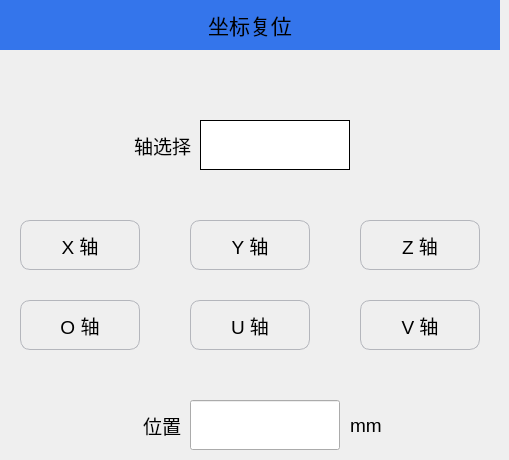
   <widget class="QWidget" name="page_18">
    <widget class="QLabel" name="label_18">
     <property name="geometry">
      <rect>
       <x>0</x>
       <y>0</y>
       <width>500</width>
       <height>50</height>
      </rect>
     </property>
     <property name="minimumSize">
      <size>
       <width>500</width>
       <height>50</height>
      </size>
     </property>
     <property name="maximumSize">
      <size>
       <width>500</width>
       <height>50</height>
      </size>
     </property>
     <property name="font">
      <font>
       <pointsize>16</pointsize>
      </font>
     </property>
     <property name="styleSheet">
      <string notr="true">QLabel{background-color:#3475EB;}</string>
     </property>
     <property name="text">
      <string>坐标复位</string>
     </property>
     <property name="alignment">
      <set>Qt::AlignCenter</set>
     </property>
    </widget>
    <widget class="QPushButton" name="Btn_coordRstX">
     <property name="geometry">
      <rect>
       <x>20</x>
       <y>220</y>
       <width>120</width>
       <height>50</height>
      </rect>
     </property>
     <property name="minimumSize">
      <size>
       <width>120</width>
       <height>50</height>
      </size>
     </property>
     <property name="maximumSize">
      <size>
       <width>120</width>
       <height>50</height>
      </size>
     </property>
     <property name="font">
      <font>
       <pointsize>14</pointsize>
      </font>
     </property>
     <property name="styleSheet">
      <string notr="true">QPushButton
{
    border-style:solid; /*边框风格*/
    border-width:1px;/*边框宽度*/
    border-color:#B4B6BC; /*边框颜色*/
    border-radius:10px; /*边框倒角*/
}
QPushButton:pressed
{
    border-style:outset; /*边框风格*/
    background-color:qlineargradient(x1: 0, y1: 0, x2: 0, y2: 1, stop:0 #00befa, stop: 1 #0160ea);/*背景色*/
    border-width:1px;/*边框宽度*/
    border-color:#0055ff; /*边框颜色*/
    border-radius:10px; /*边框倒角*/
}</string>
     </property>
     <property name="text">
      <string>X 轴</string>
     </property>
     <property name="iconSize">
      <size>
       <width>50</width>
       <height>50</height>
      </size>
     </property>
    </widget>
    <widget class="QLabel" name="label_158">
     <property name="geometry">
      <rect>
       <x>350</x>
       <y>400</y>
       <width>51</width>
       <height>51</height>
      </rect>
     </property>
     <property name="font">
      <font>
       <pointsize>14</pointsize>
      </font>
     </property>
     <property name="text">
      <string>mm</string>
     </property>
    </widget>
    <widget class="QPushButton" name="Btn_coordRstY">
     <property name="geometry">
      <rect>
       <x>190</x>
       <y>220</y>
       <width>120</width>
       <height>50</height>
      </rect>
     </property>
     <property name="minimumSize">
      <size>
       <width>120</width>
       <height>50</height>
      </size>
     </property>
     <property name="maximumSize">
      <size>
       <width>120</width>
       <height>50</height>
      </size>
     </property>
     <property name="font">
      <font>
       <pointsize>14</pointsize>
      </font>
     </property>
     <property name="styleSheet">
      <string notr="true">QPushButton
{
    border-style:solid; /*边框风格*/
    border-width:1px;/*边框宽度*/
    border-color:#B4B6BC; /*边框颜色*/
    border-radius:10px; /*边框倒角*/
}
QPushButton:pressed
{
    border-style:outset; /*边框风格*/
    background-color:qlineargradient(x1: 0, y1: 0, x2: 0, y2: 1, stop:0 #00befa, stop: 1 #0160ea);/*背景色*/
    border-width:1px;/*边框宽度*/
    border-color:#0055ff; /*边框颜色*/
    border-radius:10px; /*边框倒角*/
}</string>
     </property>
     <property name="text">
      <string>Y 轴</string>
     </property>
     <property name="iconSize">
      <size>
       <width>50</width>
       <height>50</height>
      </size>
     </property>
    </widget>
    <widget class="QPushButton" name="Btn_coordRstU">
     <property name="geometry">
      <rect>
       <x>190</x>
       <y>300</y>
       <width>120</width>
       <height>50</height>
      </rect>
     </property>
     <property name="minimumSize">
      <size>
       <width>120</width>
       <height>50</height>
      </size>
     </property>
     <property name="maximumSize">
      <size>
       <width>120</width>
       <height>50</height>
      </size>
     </property>
     <property name="font">
      <font>
       <pointsize>14</pointsize>
      </font>
     </property>
     <property name="styleSheet">
      <string notr="true">QPushButton
{
    border-style:solid; /*边框风格*/
    border-width:1px;/*边框宽度*/
    border-color:#B4B6BC; /*边框颜色*/
    border-radius:10px; /*边框倒角*/
}
QPushButton:pressed
{
    border-style:outset; /*边框风格*/
    background-color:qlineargradient(x1: 0, y1: 0, x2: 0, y2: 1, stop:0 #00befa, stop: 1 #0160ea);/*背景色*/
    border-width:1px;/*边框宽度*/
    border-color:#0055ff; /*边框颜色*/
    border-radius:10px; /*边框倒角*/
}</string>
     </property>
     <property name="text">
      <string>U 轴</string>
     </property>
     <property name="iconSize">
      <size>
       <width>50</width>
       <height>50</height>
      </size>
     </property>
    </widget>
    <widget class="QLineEdit" name="Edit_coordRstPos">
     <property name="geometry">
      <rect>
       <x>190</x>
       <y>400</y>
       <width>150</width>
       <height>50</height>
      </rect>
     </property>
     <property name="minimumSize">
      <size>
       <width>150</width>
       <height>50</height>
      </size>
     </property>
     <property name="maximumSize">
      <size>
       <width>150</width>
       <height>50</height>
      </size>
     </property>
     <property name="font">
      <font>
       <pointsize>14</pointsize>
      </font>
     </property>
    </widget>
    <widget class="QPushButton" name="Btn_coordRstZ">
     <property name="geometry">
      <rect>
       <x>360</x>
       <y>220</y>
       <width>120</width>
       <height>50</height>
      </rect>
     </property>
     <property name="minimumSize">
      <size>
       <width>120</width>
       <height>50</height>
      </size>
     </property>
     <property name="maximumSize">
      <size>
       <width>120</width>
       <height>50</height>
      </size>
     </property>
     <property name="font">
      <font>
       <pointsize>14</pointsize>
      </font>
     </property>
     <property name="styleSheet">
      <string notr="true">QPushButton
{
    border-style:solid; /*边框风格*/
    border-width:1px;/*边框宽度*/
    border-color:#B4B6BC; /*边框颜色*/
    border-radius:10px; /*边框倒角*/
}
QPushButton:pressed
{
    border-style:outset; /*边框风格*/
    background-color:qlineargradient(x1: 0, y1: 0, x2: 0, y2: 1, stop:0 #00befa, stop: 1 #0160ea);/*背景色*/
    border-width:1px;/*边框宽度*/
    border-color:#0055ff; /*边框颜色*/
    border-radius:10px; /*边框倒角*/
}</string>
     </property>
     <property name="text">
      <string>Z 轴</string>
     </property>
     <property name="iconSize">
      <size>
       <width>50</width>
       <height>50</height>
      </size>
     </property>
    </widget>
    <widget class="QLabel" name="label_159">
     <property name="geometry">
      <rect>
       <x>120</x>
       <y>400</y>
       <width>61</width>
       <height>51</height>
      </rect>
     </property>
     <property name="font">
      <font>
       <pointsize>14</pointsize>
      </font>
     </property>
     <property name="text">
      <string>位置</string>
     </property>
     <property name="alignment">
      <set>Qt::AlignRight|Qt::AlignTrailing|Qt::AlignVCenter</set>
     </property>
    </widget>
    <widget class="QPushButton" name="Btn_coordRstO">
     <property name="geometry">
      <rect>
       <x>20</x>
       <y>300</y>
       <width>120</width>
       <height>50</height>
      </rect>
     </property>
     <property name="minimumSize">
      <size>
       <width>120</width>
       <height>50</height>
      </size>
     </property>
     <property name="maximumSize">
      <size>
       <width>120</width>
       <height>50</height>
      </size>
     </property>
     <property name="font">
      <font>
       <pointsize>14</pointsize>
      </font>
     </property>
     <property name="styleSheet">
      <string notr="true">QPushButton
{
    border-style:solid; /*边框风格*/
    border-width:1px;/*边框宽度*/
    border-color:#B4B6BC; /*边框颜色*/
    border-radius:10px; /*边框倒角*/
}
QPushButton:pressed
{
    border-style:outset; /*边框风格*/
    background-color:qlineargradient(x1: 0, y1: 0, x2: 0, y2: 1, stop:0 #00befa, stop: 1 #0160ea);/*背景色*/
    border-width:1px;/*边框宽度*/
    border-color:#0055ff; /*边框颜色*/
    border-radius:10px; /*边框倒角*/
}</string>
     </property>
     <property name="text">
      <string>O 轴</string>
     </property>
     <property name="iconSize">
      <size>
       <width>50</width>
       <height>50</height>
      </size>
     </property>
    </widget>
    <widget class="QPushButton" name="Btn_coordRstV">
     <property name="geometry">
      <rect>
       <x>360</x>
       <y>300</y>
       <width>120</width>
       <height>50</height>
      </rect>
     </property>
     <property name="minimumSize">
      <size>
       <width>120</width>
       <height>50</height>
      </size>
     </property>
     <property name="maximumSize">
      <size>
       <width>120</width>
       <height>50</height>
      </size>
     </property>
     <property name="font">
      <font>
       <pointsize>14</pointsize>
      </font>
     </property>
     <property name="styleSheet">
      <string notr="true">QPushButton
{
    border-style:solid; /*边框风格*/
    border-width:1px;/*边框宽度*/
    border-color:#B4B6BC; /*边框颜色*/
    border-radius:10px; /*边框倒角*/
}
QPushButton:pressed
{
    border-style:outset; /*边框风格*/
    background-color:qlineargradient(x1: 0, y1: 0, x2: 0, y2: 1, stop:0 #00befa, stop: 1 #0160ea);/*背景色*/
    border-width:1px;/*边框宽度*/
    border-color:#0055ff; /*边框颜色*/
    border-radius:10px; /*边框倒角*/
}</string>
     </property>
     <property name="text">
      <string>V 轴</string>
     </property>
     <property name="iconSize">
      <size>
       <width>50</width>
       <height>50</height>
      </size>
     </property>
    </widget>
    <widget class="QLabel" name="label_160">
     <property name="geometry">
      <rect>
       <x>110</x>
       <y>120</y>
       <width>81</width>
       <height>51</height>
      </rect>
     </property>
     <property name="font">
      <font>
       <pointsize>14</pointsize>
      </font>
     </property>
     <property name="text">
      <string>轴选择</string>
     </property>
     <property name="alignment">
      <set>Qt::AlignRight|Qt::AlignTrailing|Qt::AlignVCenter</set>
     </property>
    </widget>
    <widget class="QLabel" name="label_coordRstSel">
     <property name="geometry">
      <rect>
       <x>200</x>
       <y>120</y>
       <width>150</width>
       <height>50</height>
      </rect>
     </property>
     <property name="minimumSize">
      <size>
       <width>150</width>
       <height>50</height>
      </size>
     </property>
     <property name="maximumSize">
      <size>
       <width>150</width>
       <height>50</height>
      </size>
     </property>
     <property name="font">
      <font>
       <pointsize>12</pointsize>
      </font>
     </property>
     <property name="styleSheet">
      <string notr="true">background-color:white;
border-style:solid; /*边框风格*/
border-width:1px;/*边框宽度*/
border-color:black; /*边框颜色*/
</string>
     </property>
     <property name="text">
      <string/>
     </property>
     <property name="alignment">
      <set>Qt::AlignCenter</set>
     </property>
    </widget>
   </widget>
